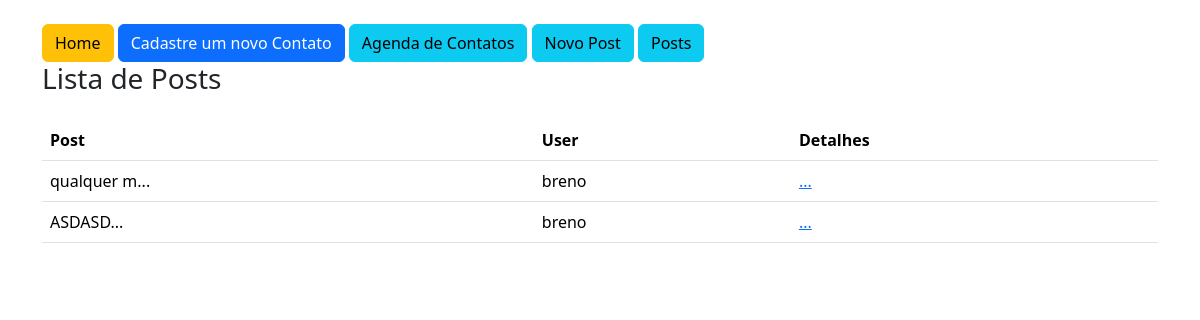
/post/list, run on the app's committed database.
### app/models.py (models this page shows)
class Post(db.Model):
    id = db.Column(db.Integer, primary_key=True)
    created_at = db.Column(db.DateTime, default=datetime.now())
    message = db.Column(db.String, nullable=True)
    user_id = db.Column(db.Integer, db.ForeignKey('user.id'), nullable=True)
    comment = db.relationship('Comment', backref='post', lazy=True)
    def msg_resume(self):
        return f"{self.message[:10]}..."

class User(db.Model, UserMixin):
    id = db.Column(db.Integer, primary_key=True)
    name = db.Column(db.String, nullable=True)
    email = db.Column(db.String, nullable=True)
    password = db.Column(db.String, nullable=True)
    posts = db.relationship('Post', backref='user', lazy=True)
    comment = db.relationship('Comment', backref='user', lazy=True)

### app/views.py (the view)
@app.route('/post/list',methods=['GET','POST'])
def post_list():
    posts = Post.query.all()
    return render_template('post_list.html', posts=posts)

### app/templates/post_list.html
{% extends 'base.html' %}
{% block content %}
    <div class="container mt-4">
        {% include 'nav.html' %}
        <h3>Lista de Posts</h3>
        <div class="col-12 mt-4">
            <table class="table">
                <thead>
                    <tr>
                        <th>Post</th>
                        <th>User</th>
                        <th>Detalhes</th>
                    </tr>
                </thead>
                <tbody>
                    {% for item in posts %}
                    <tr>
                        <td>{{item.msg_resume()}}</td>
                        <td>{{item.user.name}}</td>
                        <td><a href="{{url_for('post', id=item.id)}}">...</a></td>
                    </tr>
                    {% endfor %}
                </tbody>
            </table>
        </div>
    </div>
{% endblock %}

### data on the page
Post: msg_resume "qualquer m...", user.name "breno"
Post: msg_resume "ASDASD...", user.name "breno"
